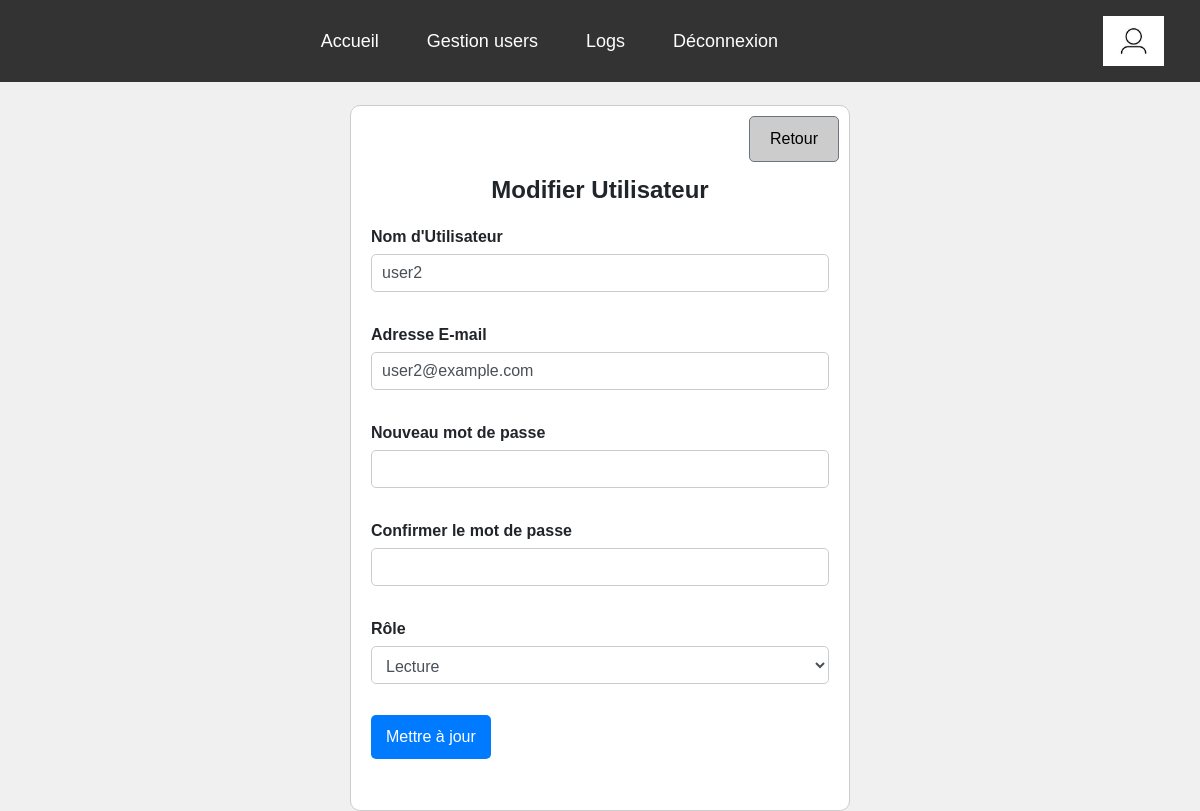
The app's page /users/edit_user.php?id=3 (signed in) with its own data.
### tables this page shows
CREATE TABLE `users` (
  `id` int(11) NOT NULL,
  `username` varchar(255) NOT NULL,
  `email` varchar(255) NOT NULL,
  `password` varchar(255) NOT NULL,
  `role` varchar(50) NOT NULL,
  `created_at` timestamp NOT NULL DEFAULT current_timestamp(),
  `modified_at` timestamp NOT NULL DEFAULT current_timestamp() ON UPDATE current_timestamp()
);

### users/edit_user.php (the view, shortened to what this page needs)
<?php
include '../config.php';
if (isset($_GET['id'])) {
    $id = intval($_GET['id']);
    $sql = "SELECT * FROM users WHERE id = $id";
    $result = $conn->query($sql);
    if ($result->num_rows > 0) {
        $row = $result->fetch_assoc();
    } else {
        echo "Utilisateur non trouvé.";
        exit;
    }
} else {
    echo "ID d'utilisateur manquant.";
    exit;
}
?>
<!DOCTYPE html>
<html lang="fr">
<head>
    <link href="https://stackpath.bootstrapcdn.com/bootstrap/4.5.2/css/bootstrap.min.css" rel="stylesheet">
</head>
<body>
<header>
    <?php include '../Menu navigation.php'; ?>
</header>
<div class="container">
    <a href="user_list.php" class="btn btn-secondary">Retour</a>
    <h2 style="margin-top: 50px;">Modifier Utilisateur</h2>
    <form action="<?php echo htmlspecialchars($_SERVER["PHP_SELF"]) . "?id=$id"; ?>" method="post">
        <div class="form-group">
            <label for="username">Nom d'Utilisateur</label>
            <input type="text" name="username" id="username" class="form-control" value="<?php echo htmlspecialchars($row['username']); ?>">
        </div>
        <div class="form-group">
            <label for="email">Adresse E-mail</label>
            <input type="text" name="email" id="email" class="form-control" value="<?php echo htmlspecialchars($row['email']); ?>">
        </div>
        <div class="form-group">
            <label for="password">Nouveau mot de passe</label>
            <input type="password" name="password" id="password" class="form-control">
        </div>
        <div class="form-group">
            <label for="confirm_password">Confirmer le mot de passe</label>
            <input type="password" name="confirm_password" id="confirm_password" class="form-control">
        </div>
        <div class="form-group">
            <label for="role">Rôle</label>
            <select name="role" id="role" class="form-control">
                <option value="lecture" <?php echo ($row['role'] == 'lecture') ? 'selected' : ''; ?>>Lecture</option>
            </select>
        </div>
        <div class="form-group">
            <input type="submit" class="btn btn-primary" value="Mettre à jour">
        </div>
    </form>
</div>
</body>
</html>

### users/edit_user.php (style rules this page uses)
body { font-family: Arial, sans-serif; margin: 20px; background-color: #f0f0f0; }
.container { max-width: 500px; margin: 0 auto; border: 1px solid #ccc; padding: 20px; border-radius: 10px; background-color: #fff; position: relative; margin-top: 35px; }
.container h2 { text-align: center; margin-bottom: 20px; font-weight: bold; font-size: 1.5em; margin-top: 50px; }
.container form { display: flex; flex-direction: column; font-weight: bold; }
.container label { margin-bottom: 5px; }
.container input, .container select { margin-bottom: 15px; padding: 10px; border: 1px solid #ccc; border-radius: 5px; }
.container .btn-primary { padding: 10px 15px; border: none; border-radius: 5px; background-color: #007BFF; color: #fff; cursor: pointer; }
.container .btn-secondary { position: absolute; top: 10px; right: 10px; background-color: #ccc; color: #000; text-decoration: none; border-radius: 5px; padding: 10px 20px; }

### Menu navigation.php (style rules this page uses)
body { margin: 0; font-family: Arial, sans-serif; padding-top: 70px; }
header { display: flex; justify-content: space-between; align-items: center; padding: 1rem; background-color: #333; width: 100%; box-sizing: border-box; position: fixed; top: 0; left: 0; z-index: 1000; }

### records on screen
users: username "user2", email "user2@example.com", role "Lecture"
